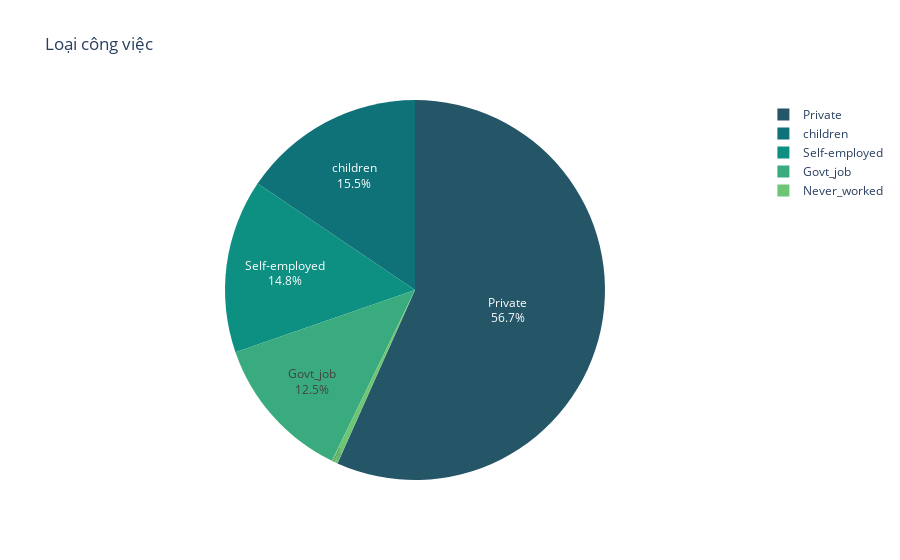

Notebook source saved alongside this figure:
### Code cell
work_types = dict(data_raw['work_type'].value_counts())
fig = px.pie(names = work_types.keys(),values = work_types.values(),title = 'Loại công việc',color_discrete_sequence=px.colors.sequential.Aggrnyl)
fig.update_traces(textposition='inside', textinfo='percent+label')

### Figure 1 — Plotly figure (JSON) as saved in the notebook; plotly's stock layout.template omitted (floating-point values rounded to 4 significant figures)
{"data": [{"domain": {"x": [0, 1], "y": [0, 1]}, "hovertemplate": "label=%{label}<br>value=%{value}<extra></extra>", "labels": ["Private", "children", "Self-employed", "Govt_job", "Never_worked"], "legendgroup": "", "name": "", "showlegend": true, "textinfo": "percent+label", "textposition": "inside", "type": "pie", "values": [2415, 662, 629, 532, 22]}], "layout": {"legend": {"tracegroupgap": 0}, "piecolorway": ["rgb(36, 86, 104)", "rgb(15, 114, 121)", "rgb(13, 143, 129)", "rgb(57, 171, 126)", "rgb(110, 197, 116)", "rgb(169, 220, 103)", "rgb(237, 239, 93)"], "title": {"text": "Loại công việc"}}}
